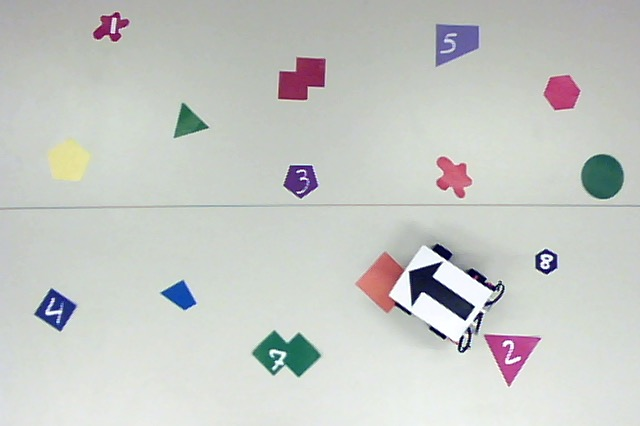
#> input picture Projet/Parcours/14.jpg, 640 x 426 px, found by its file name
$ python 'script2(1).py'
#> lines starting #> are read from the running program, lines starting #| are printed output that depends on the picture; after the words box and inside, x2 and y2 are one past the last pixel; in counts of white or black regions, pixels touching at a corner belong together
#-*- coding:utf8 -*
import skimage
import math
import matplotlib.pyplot as plt
import numpy as np
import scipy
from scipy.signal import argrelextrema

from skimage import io
from skimage import morphology
from skimage.filters import threshold_minimum
from skimage.measure import find_contours, approximate_polygon, \
    subdivide_polygon
from skimage.segmentation import active_contour

from skimage import transform
from skimage import feature
from skimage import measure
from scipy.ndimage import filters as sfilters
from scipy import ndimage
from skimage import filters

# Secret stuff
#from savitzky_golay import savitzky_golay


# Les thresholds sont hard-codés, mais ça fonctionne très bien comme ça
THREESHOLD_V = 70
THREESHOLD_S = 65
THRESHOLD_RGB = 100
MIN_SIZE = 20

# Implementation of flood fill : https://en.wikipedia.org/wiki/Flood_fill
# [70 lines left out: functions regionGrowing, regionGrowingN, regionGrowingBoolean, plotBbox, not called in this run]

def plotBboxFromList(bboxs, ax, color='r'):
	for bbox in bboxs:
		minr, minc, maxr, maxc = bbox
		bx = (minc, maxc, maxc, minc, minc)
		by = (minr, minr, maxr, maxr, minr)
		ax.plot(bx, by, '-'+color, linewidth=2.5)


# Retourne les Bbox, c'est à dire une liste de (ligne_min, colonne_min, ligne_max, colonne_max)
def getBbox(img, use_min_size = True, min_size=MIN_SIZE):
	label_img = measure.label(img)
	regions = measure.regionprops(label_img)
	bboxs = []
	for props in regions:
		minr, minc, maxr, maxc = props.bbox
		if use_min_size and (maxr - minr) >  min_size and (maxc - minc) >  min_size:
			bboxs.append((minr, minc, maxr, maxc))
		elif not use_min_size:
			bboxs.append((minr, minc, maxr, maxc))
	return bboxs

# [10 lines left out: functions plotHistogram, plotCurve, not called in this run]

def plotImage(img):
	fig, ax = plt.subplots(1, 1, figsize=(6, 6))
	ax.imshow(img, cmap='gray')
	return ax

# Retourne les Shapes c'est à dire une liste de (ligne_min, colonne_min, ligne_max, colonne_max), ainsi que l'image traitée en binaire.
# Utilise une image dans la base HSV
# [10 lines left out: function getShapes, not called in this run]

def getShapesRGB(im, show_image = False):
	#filtered = filters.median(im, np.ones((2, 2)))
	bool_im = (im[:,:,2] < THRESHOLD_RGB )|(im[:,:,1] < THRESHOLD_RGB )|(im[:,:,0] < THRESHOLD_RGB )
	bboxs = getBbox(bool_im)
	if show_image:
		ax = plotImage(bool_im)
		plotBboxFromList(bboxs, ax)

	return bboxs, bool_im

# Retourne la Bbox de la flêche du robot, ainsi que l'image traitée en binaire.
# Utilise une image dans la base HSV.
# [15 lines left out: function getArrow, not called in this run]

# Retourne les Bbox qui ne sont pas sur le bord d'une image.
# Utile pour les digits.
def notInBorder(im, bboxs):
	h, w = im.shape
	l_not_in_border = []
	for (rmin, cmin, rmax, cmax) in bboxs:
		if not (rmin == 0 or rmax == h or cmin == 0 or cmax == w):
			l_not_in_border.append((rmin, cmin, rmax, cmax))
	return l_not_in_border


def extractDigit(im_shape):
	not_in_border = notInBorder(~im_shape, getBbox(~im_shape, True, 10))
	if len(not_in_border) == 0:
		return None
	else:
		assert len(not_in_border) == 1
		return not_in_border[0]

def bboxToIm(im, bbox):
	print(bbox)
	(rmin, cmin, rmax, cmax) = bbox
	return im[rmin:rmax, cmin:cmax]


# Recupere une liste composée de [image shape, image digit, Fourier descriptors]
def getShapes(im):
	bboxs, bool_im_shapes = getShapesRGB(im, True)
	l_shape = []
	for bbox in bboxs:
		#(rmin, cmin, rmax, cmax) = bbox
		im_shape = bboxToIm(bool_im_shapes , bbox)

		bbox_digit = extractDigit(im_shape)
		if bbox_digit != None:
			im_digit = bboxToIm(im_shape, bbox_digit)
		else:
			im_digit = None

		extended_image = np.zeros((im_shape.shape[0] + 50, im_shape.shape[1] + 50))
		extended_image[25:-25,25:-25] = im_shape
		contours = measure.find_contours(extended_image, 0.8)
		print(len(contours))
		if len(contours) > 0:
			contours.sort(key=lambda x : x.shape[0])
			shape_contour = contours[-1]
			descriptors = np.fft.fft(shape_contour[:, 0] + shape_contour[:, 1] * 1j)

		else:
			shape_contour = None
			descriptors = None
		l_shape.append([im_shape, im_digit, shape_contour, descriptors])

	return l_shape


# Retourne une liste composée de [shape, MSE] triée par ordre croissant de MSE
def findSimilarShapes(reference_shape, l_shapes):
	r_descriptors = reference_shape[3]
	r_desc_1 = np.absolute(r_descriptors[1])
	n_r_desc_2 = np.absolute(r_descriptors[2])/r_desc_1
	n_r_desc_3 = np.absolute(r_descriptors[3])/r_desc_1

	res = []

	for shape in l_shapes:
		descriptors = shape[3]
		desc_1 = np.absolute(descriptors[1])
		n_desc_2 = np.absolute(descriptors[2])/desc_1
		n_desc_3 = np.absolute(descriptors[3])/desc_1
		res.append([shape, (n_r_desc_2 - n_desc_2)**2 + (n_r_desc_3 - n_desc_3)**2])
	res.sort(key=lambda x : x[1])
	return res

def newmain():
	im = io.imread('14.jpg')
#> im is the input picture: shape (426, 640, 3); mean R, G, B 198.5, 201.1, 197.4
	im = im[:,40:]
#> im: shape (426, 600, 3)
	im = im[:,:-40]
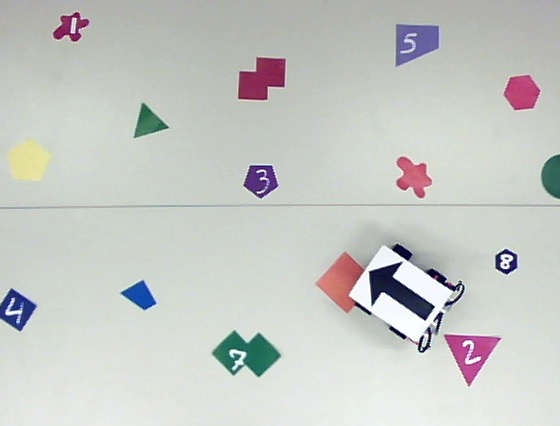
#> im: shape (426, 560, 3); mean R, G, B 198.9, 201.2, 197.5
	# Get the shapes from the image
	shapes = getShapes(im)
#> in getShapesRGB, `bool_im = (im[:,:,2] < THRESHOLD_RGB )|(im[:,:,1] < THRESHOLD_RGB )|(i..`:
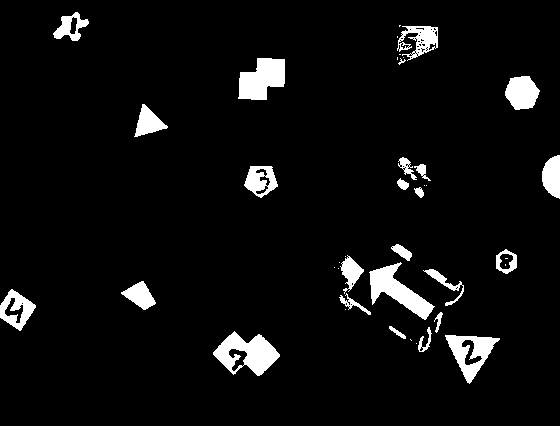
#> bool_im: shape (426, 560) bool; 5.4% white; 41 white regions (16 under 20 px)
#> in getBbox, `label_img = measure.label(img)`:
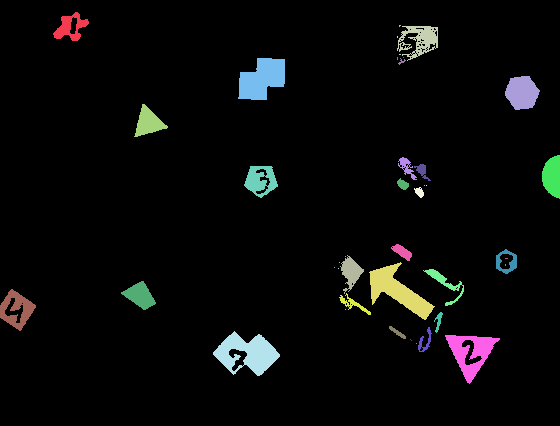
#> label_img: shape (426, 560) int32; 42 distinct labels, from 0 to 41; one colour per label, 0 black
#> in getBbox, `regions = measure.regionprops(label_img)`: regions = 41 regions; largest, box (x1, y1, x2, y2) and area: (213, 331, 280, 376) 1605, (369, 262, 435, 320) 1463, (238, 58, 285, 100) 1415, (445, 335, 500, 384) 1178, (505, 76, 540, 110) 877
#> the loop in getBbox, `for props in regions:` made 41 passes
#> (minr, minc, maxr, maxc) on passes 1 to 12: (12, 53, 41, 89), (25, 399, 27, 401), (26, 397, 61, 438), (36, 397, 38, 398), (54, 399, 55, 401), (57, 397, 60, 398), (57, 403, 58, 404), (58, 238, 100, 285), (58, 398, 65, 406), (76, 505, 110, 540), (104, 134, 137, 168), (155, 542, 199, 560)
#> after the loop in getBbox, `for props in regions:`: bboxs = 15 items, first 6: (12, 53, 41, 89), (26, 397, 61, 438), (58, 238, 100, 285), (76, 505, 110, 540), (104, 134, 137, 168), (166, 244, 198, 278)
#> the loop in plotBboxFromList, `for bbox in bboxs:` made 15 passes
#> (minr, minc, maxr, maxc, bx, by) on passes 1 to 9: (12, 53, 41, 89, (53, 89, 89, 53, 53), (12, 12, 41, 41, 12)), (26, 397, 61, 438, (397, 438, 438, 397, 397), (26, 26, 61, 61, 26)), (58, 238, 100, 285, (238, 285, 285, 238, 238), (58, 58, 100, 100, 58)), (76, 505, 110, 540, (505, 540, 540, 505, 505), (76, 76, 110, 110, 76)), (104, 134, 137, 168, (134, 168, 168, 134, 134), (104, 104, 137, 137, 104)), (166, 244, 198, 278, (244, 278, 278, 244, 244), (166, 166, 198, 198, 166)), (249, 496, 274, 517, (496, 517, 517, 496, 496), (249, 249, 274, 274, 249)), (255, 340, 294, 364, (340, 364, 364, 340, 340), (255, 255, 294, 294, 255)), (262, 369, 320, 435, (369, 435, 435, 369, 369), (262, 262, 320, 320, 262))
#> the loop in getShapes, `for bbox in bboxs:` made 15 passes
#> (printed output is left out)
#> pass 1, in getBbox (call 2), `label_img = measure.label(img)`:
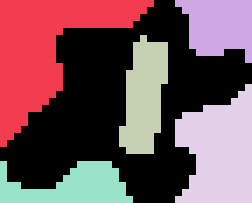
#> label_img: shape (29, 36) int32 (shown 7 times larger); 6 distinct labels, from 0 to 5; one colour per label, 0 black
#> after the loop in getShapes, `for bbox in bboxs:`:
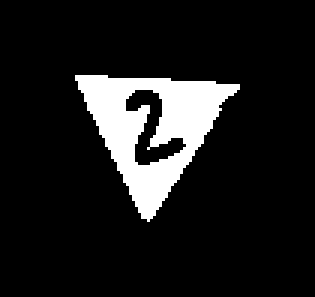
#> extended_image: shape (99, 105) float64 (shown 3 times larger); values 0 (black) and 1 (white), 11.3% white; 1 white region, box (x1, y1, x2, y2) and area: (25, 25, 80, 74) 1178
#> after the loop in getShapes, `for bbox in bboxs:`:
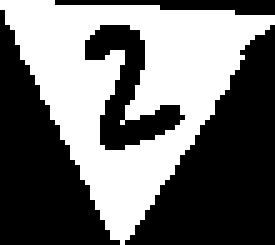
#> im_shape: shape (49, 55) bool (shown 5 times larger); 43.7% white; 1 white region, box (x1, y1, x2, y2) and area: (0, 0, 55, 49) 1178
#> after the loop in getShapes, `for bbox in bboxs:`: l_shape = 15 items
#> shapes = 15 items
	# Show digits that have been identify
	for shape in shapes:
		if shape[1] is not None:
			plotImage(shape[1])
#> this loop made 15 passes
	# Example of shape find by similarity
	ax = plotImage(shapes[3][0])
	res = findSimilarShapes(shapes[3], shapes)
#> in findSimilarShapes, `r_desc_1 = np.absolute(r_descriptors[1])`: r_desc_1 = 10.53
#> in findSimilarShapes, `n_r_desc_2 = np.absolute(r_descriptors[2])/r_desc_1`: n_r_desc_2 = 2.61
#> in findSimilarShapes, `n_r_desc_3 = np.absolute(r_descriptors[3])/r_desc_1`: n_r_desc_3 = 1.48
#> the loop in findSimilarShapes, `for shape in l_shapes:` made 15 passes
#> (desc_1, n_desc_2, n_desc_3) on passes 1 to 12: (321.6, 0.352, 0.742), (1859.4, 0.376, 0.304), (708.3, 0.0498, 0.0866), (10.53, 2.61, 1.48), (17.69, 25.94, 1.93), (30.78, 0.645, 0.642), (62.51, 0.121, 0.141), (365.5, 0.409, 0.413), (2392.2, 0.636, 0.165), (969.4, 0.081, 0.132), (270.7, 0.682, 0.492), (184.2, 0.656, 1.2)
#> after the loop in findSimilarShapes, `for shape in l_shapes:`: res = 15 items
#> res = 15 items
	plotImage(res[1][0][0])


	plt.show()
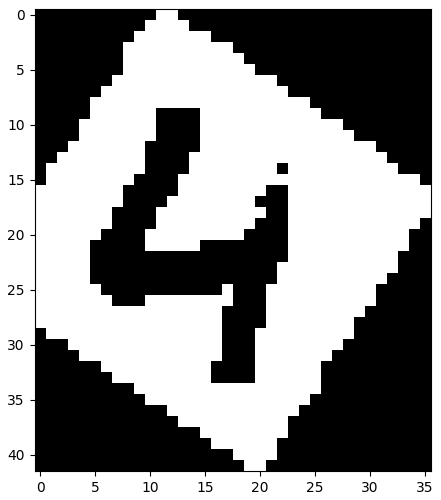
#> figure drawn by matplotlib, 1 panel

# [39 lines left out: function main, not called in this run]


if __name__ == "__main__":
	newmain()

$ run again, with Projet/Parcours/1.jpg copied over Projet/Parcours/14.jpg
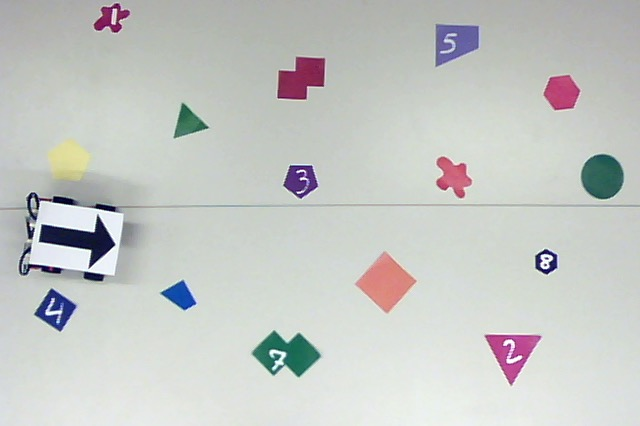
#> input picture Projet/Parcours/1.jpg, 640 x 426 px, found by its file name
#> in newmain, im is the input picture: shape (426, 640, 3); mean R, G, B 197.6, 200.2, 197.2
#> bool_im: shape (426, 560) bool; 5.2% white; 28 white regions (8 under 20 px)
#> label_img: shape (426, 560) int32; 29 distinct labels, from 0 to 28
#> regions = 28 regions; largest, box (x1, y1, x2, y2) and area: (213, 331, 280, 377) 1615, (0, 216, 75, 268) 1527, (238, 57, 285, 99) 1424, (446, 335, 500, 384) 1183, (504, 76, 540, 110) 881
#> the loop in getBbox, `for props in regions:` made 28 passes
#> (minr, minc, maxr, maxc) on passes 1 to 8: (3, 54, 32, 90), (26, 397, 63, 438), (53, 397, 60, 399), (57, 238, 99, 285), (59, 398, 65, 402), (76, 504, 110, 540), (104, 134, 138, 168), (155, 542, 199, 560)
#> after the loop in getBbox, `for props in regions:`: bboxs = 13 items, first 6: (3, 54, 32, 90), (26, 397, 63, 438), (57, 238, 99, 285), (76, 504, 110, 540), (104, 134, 138, 168), (157, 398, 180, 427)
#> the loop in plotBboxFromList, `for bbox in bboxs:` made 13 passes
#> (minr, minc, maxr, maxc, bx, by) on passes 1 to 6: (3, 54, 32, 90, (54, 90, 90, 54, 54), (3, 3, 32, 32, 3)), (26, 397, 63, 438, (397, 438, 438, 397, 397), (26, 26, 63, 63, 26)), (57, 238, 99, 285, (238, 285, 285, 238, 238), (57, 57, 99, 99, 57)), (76, 504, 110, 540, (504, 540, 540, 504, 504), (76, 76, 110, 110, 76)), (104, 134, 138, 168, (134, 168, 168, 134, 134), (104, 104, 138, 138, 104)), (157, 398, 180, 427, (398, 427, 427, 398, 398), (157, 157, 180, 180, 157))
#> the loop in getShapes, `for bbox in bboxs:` made 13 passes
#> (printed output is left out)
#> after the loop in getShapes, `for bbox in bboxs:`:
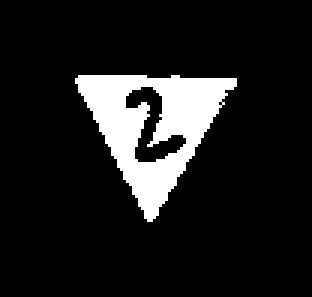
#> extended_image: shape (99, 104) float64 (shown 3 times larger); values 0 (black) and 1 (white), 11.5% white; 1 white region, box (x1, y1, x2, y2) and area: (25, 25, 79, 74) 1183
#> after the loop in getShapes, `for bbox in bboxs:`: l_shape = 13 items
#> the loop in newmain, `for shape in shapes:` made 13 passes
#> r_desc_1 = 19.45
#> n_r_desc_2 = 1.02
#> n_r_desc_3 = 0.596
#> the loop in findSimilarShapes, `for shape in l_shapes:` made 13 passes
#> (desc_1, n_desc_2, n_desc_3) on passes 1 to 8: (340.9, 0.26, 0.671), (546, 2.36, 2.2), (718.4, 0.05, 0.0383), (19.45, 1.02, 0.596), (31.3, 15.5, 1.05), (781.4, 0.367, 0.251), (39.32, 0.3, 0.617), (2055.3, 0.842, 0.0824)
#> after the loop in findSimilarShapes, `for shape in l_shapes:`: res = 13 items
#> in newmain, `plt.show()`:
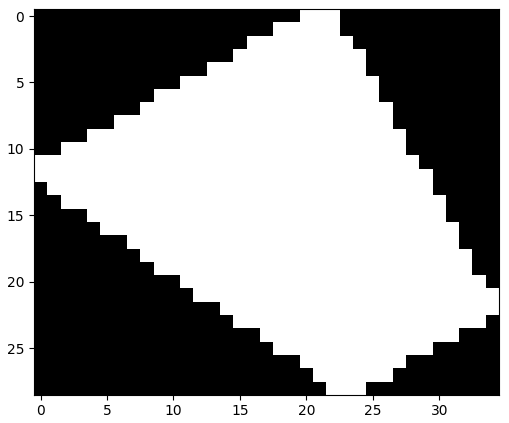
#> figure drawn by matplotlib, 1 panel
